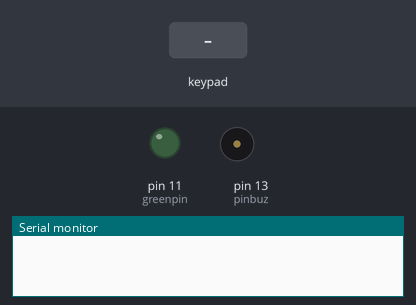
Simulated run of this sketch. Board: Arduino Uno, built with avr-gcc and run on an emulated ATmega328P. Shown: output pins drawn as LEDs (lit = HIGH), buzzer (waves = sounding, pin HIGH), the last lines printed to the serial monitor. The inputs (shaded band) are chosen by the test bench.

Above: at 1.2 s.
1.3 s: keypad keys 1 3 9 7 pressed 0.4 s apart
At 1.76 s:
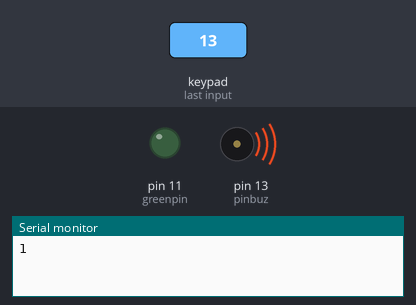
Timing chart, 0 to 11.9 s (numbered marks = the images above; inputs shaded):
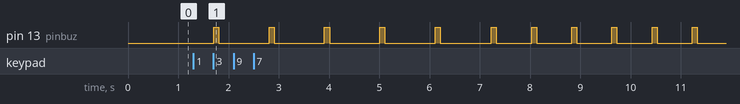

Measured:
- after the input at 1.3 s, pin 13 (pinbuz): goes 5 × (HIGH 0.10 s, LOW 1.0 s), 5 × (HIGH 0.10 s, LOW 0.70 s), HIGH 0.10 s, then LOW, starting after 0.41 s

The sketch:

Keypad_based_Home_Security_Lock.ino
```cpp
#include<Keypad.h>
int pinbuz=13;
int greenpin=11;
char key;
int curr=0;
char actual[4]="1234";
const byte ROWS = 4;
const byte COLS = 4;
char posKeys[ROWS][COLS] = {
  {'1', '2', '3', 'A'},
  {'4', '5', '6', 'B'},
  {'7', '8', '9', 'C'},
  {'*', '0', '#', 'D'}
};
byte rowPins[ROWS] = {9, 8, 7, 6};
byte colPins[COLS] = {5, 4, 3, 2};
Keypad customKeypad = Keypad(makeKeymap(posKeys), rowPins, colPins, ROWS, COLS);
void setup() {
  // put your setup code here, to run once
  Serial.begin(9600);
  pinMode(pinbuz,OUTPUT);
  pinMode(greenpin,OUTPUT);
}

void loop() {
  // put your main code here, to run repeatedly:
static int count=1;
key=customKeypad.getKey();
 if(key){
  if(key==actual[curr]){
    Serial.print(key);
    ++curr;
    if(curr==4){
      digitalWrite(greenpin,HIGH);
      digitalWrite(pinbuz,LOW);
      delay(10000);
      digitalWrite(greenpin,LOW);
      curr=0;
      exit(1);
      }
      }
  else{
    if(count==1){
    alert1();count++;}
    else if(count==2){
    alert2();count++;}
    else if(count==3){
    alert3();count++;}
    else if(count>3){
      digitalWrite(pinbuz,HIGH);}
    }
  }

}

void alert1(void){
  for(int i=0;i<5;i++){
    digitalWrite(pinbuz,HIGH);
    delay(100);
    digitalWrite(pinbuz,LOW);
    delay(1000);
      }
    }
void alert2(void){
  for(int i=0;i<10;i++){
    digitalWrite(pinbuz,HIGH);
    delay(100);
    digitalWrite(pinbuz,LOW);
    delay(700);
      }
    }
void alert3(void){
  for(int i=0;i<15;i++){
    digitalWrite(pinbuz,HIGH);
    delay(100);
    digitalWrite(pinbuz,LOW);
    delay(300);
      }
    }
```
